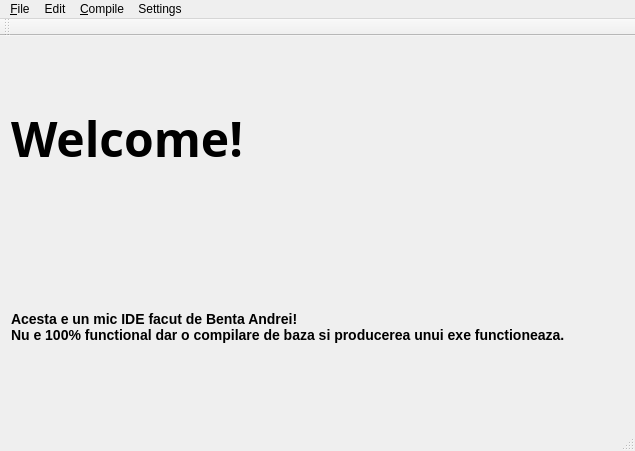
<?xml version="1.0" encoding="UTF-8"?>
<ui version="4.0">
 <class>MainWindow</class>
 <widget class="QMainWindow" name="MainWindow">
  <property name="geometry">
   <rect>
    <x>0</x>
    <y>0</y>
    <width>635</width>
    <height>451</height>
   </rect>
  </property>
  <property name="windowTitle">
   <string>MainWindow</string>
  </property>
  <widget class="QWidget" name="centralWidget">
   <layout class="QVBoxLayout" name="verticalLayout">
    <item>
     <layout class="QHBoxLayout" name="mainHLayout">
      <item>
       <widget class="QLabel" name="mainLabel">
        <property name="font">
         <font>
          <family>Arial Black</family>
          <pointsize>36</pointsize>
          <weight>75</weight>
          <bold>true</bold>
         </font>
        </property>
        <property name="text">
         <string>Welcome!</string>
        </property>
        <property name="scaledContents">
         <bool>true</bool>
        </property>
       </widget>
      </item>
      <item>
       <widget class="QLabel" name="imgLabel">
        <property name="sizePolicy">
         <sizepolicy hsizetype="Minimum" vsizetype="Minimum">
          <horstretch>0</horstretch>
          <verstretch>0</verstretch>
         </sizepolicy>
        </property>
        <property name="text">
         <string/>
        </property>
        <property name="pixmap">
         <pixmap resource="resources.qrc">:/basic/mainIcon.png</pixmap>
        </property>
        <property name="scaledContents">
         <bool>false</bool>
        </property>
        <property name="wordWrap">
         <bool>false</bool>
        </property>
       </widget>
      </item>
     </layout>
    </item>
    <item>
     <widget class="QLabel" name="descriptionLabel">
      <property name="text">
       <string>&lt;h3&gt;Acesta e un mic IDE facut de Benta Andrei! &lt;br&gt; Nu e 100% functional dar o compilare de baza si producerea unui exe functioneaza.&lt;/h3&gt;</string>
      </property>
      <property name="scaledContents">
       <bool>true</bool>
      </property>
     </widget>
    </item>
   </layout>
  </widget>
  <widget class="QMenuBar" name="menuBar">
   <property name="geometry">
    <rect>
     <x>0</x>
     <y>0</y>
     <width>635</width>
     <height>21</height>
    </rect>
   </property>
   <widget class="QMenu" name="menu_File">
    <property name="title">
     <string>&amp;File</string>
    </property>
    <widget class="QMenu" name="menu_New">
     <property name="title">
      <string>&amp;New</string>
     </property>
     <addaction name="actionNew_File"/>
     <addaction name="actionNew_Project"/>
    </widget>
    <addaction name="menu_New"/>
    <addaction name="action_Open"/>
    <addaction name="actionSave_As"/>
    <addaction name="action_Save"/>
    <addaction name="separator"/>
   </widget>
   <widget class="QMenu" name="menu_Compile">
    <property name="title">
     <string>&amp;Compile</string>
    </property>
    <addaction name="action_Build"/>
    <addaction name="actionBuild_and_Run"/>
    <addaction name="actionRun"/>
   </widget>
   <widget class="QMenu" name="menuEdit">
    <property name="title">
     <string>Edit</string>
    </property>
   </widget>
   <widget class="QMenu" name="menuSettings">
    <property name="title">
     <string>Settings</string>
    </property>
    <addaction name="actionCompiler"/>
   </widget>
   <addaction name="menu_File"/>
   <addaction name="menuEdit"/>
   <addaction name="menu_Compile"/>
   <addaction name="menuSettings"/>
  </widget>
  <widget class="QToolBar" name="mainToolBar">
   <attribute name="toolBarArea">
    <enum>TopToolBarArea</enum>
   </attribute>
   <attribute name="toolBarBreak">
    <bool>false</bool>
   </attribute>
  </widget>
  <widget class="QStatusBar" name="statusBar"/>
  <action name="action_Open">
   <property name="text">
    <string>&amp;Open</string>
   </property>
  </action>
  <action name="action_Save">
   <property name="text">
    <string>&amp;Save</string>
   </property>
  </action>
  <action name="action_Build">
   <property name="enabled">
    <bool>false</bool>
   </property>
   <property name="text">
    <string>&amp;Build</string>
   </property>
  </action>
  <action name="actionSave_As">
   <property name="text">
    <string>Save As</string>
   </property>
  </action>
  <action name="actionBuild_and_Run">
   <property name="enabled">
    <bool>false</bool>
   </property>
   <property name="text">
    <string>Build and Run</string>
   </property>
  </action>
  <action name="actionRun">
   <property name="enabled">
    <bool>false</bool>
   </property>
   <property name="text">
    <string>Run</string>
   </property>
  </action>
  <action name="actionNew_File">
   <property name="text">
    <string>New File</string>
   </property>
  </action>
  <action name="actionNew_Project">
   <property name="text">
    <string>New Project</string>
   </property>
  </action>
  <action name="actionCompiler">
   <property name="text">
    <string>Compiler</string>
   </property>
  </action>
 </widget>
 <layoutdefault spacing="6" margin="11"/>
 <resources>
  <include location="resources.qrc"/>
 </resources>
 <connections/>
</ui>
